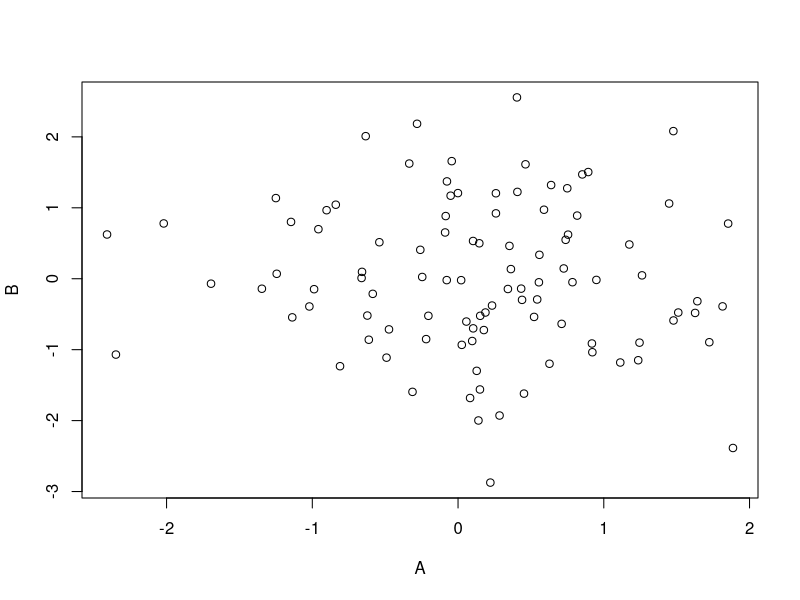
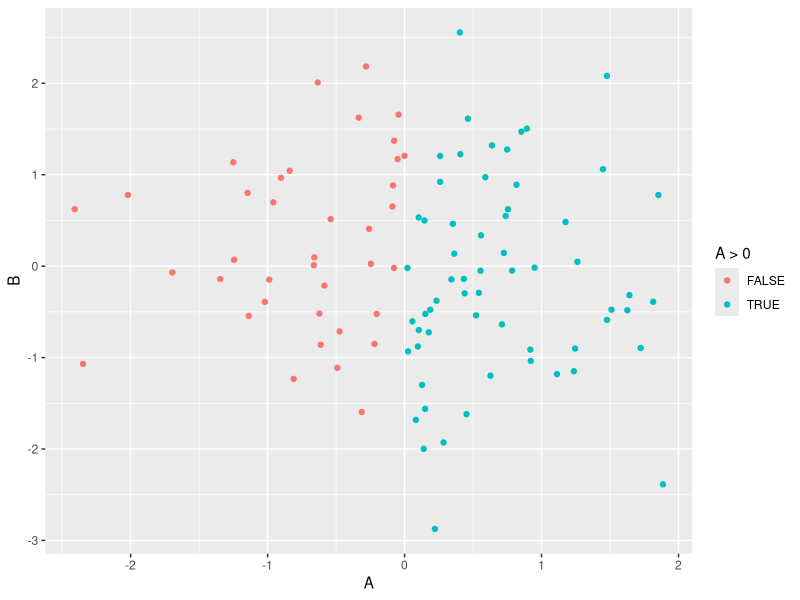
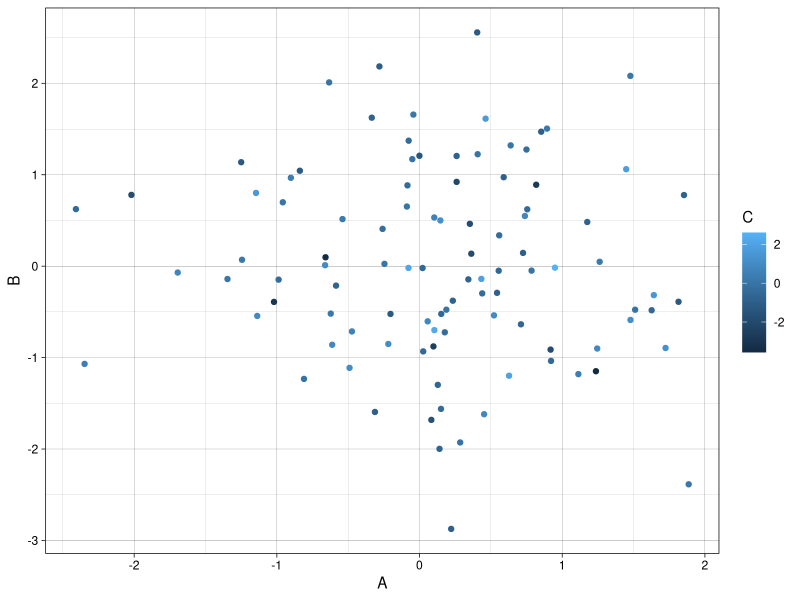

Recreate these plots in R, in order.
## ---- chunk 1
A <- rnorm(100,0,1)
B <- rnorm(100,0,1)
C <- rnorm(100,0,1)
plot(A,B)
## ---- chunk 2
	library(ggplot2)
	## uses the same A and B defined in previous chunk - unless you explicitly 
	## remove variables, they will exist within the Rmd document
	plotFrame <- data.frame(A,B,C)
	ggplot(plotFrame, aes(x = A, y = B, color = A > 0)) + geom_point()
## ---- chunk 3
	## uses the same plotFrame defined in the previous chunk
	## colours points in a gradient according to the values of C
	## linedraw theme for white background with lines
	## see more pre-defined themes here: http://www.sthda.com/english/wiki/ggplot2-themes-and-background-colors-the-3-elements
	ggplot(plotFrame) +
		geom_point(aes(x = A, y = B, color = C)) +
		theme_linedraw()
